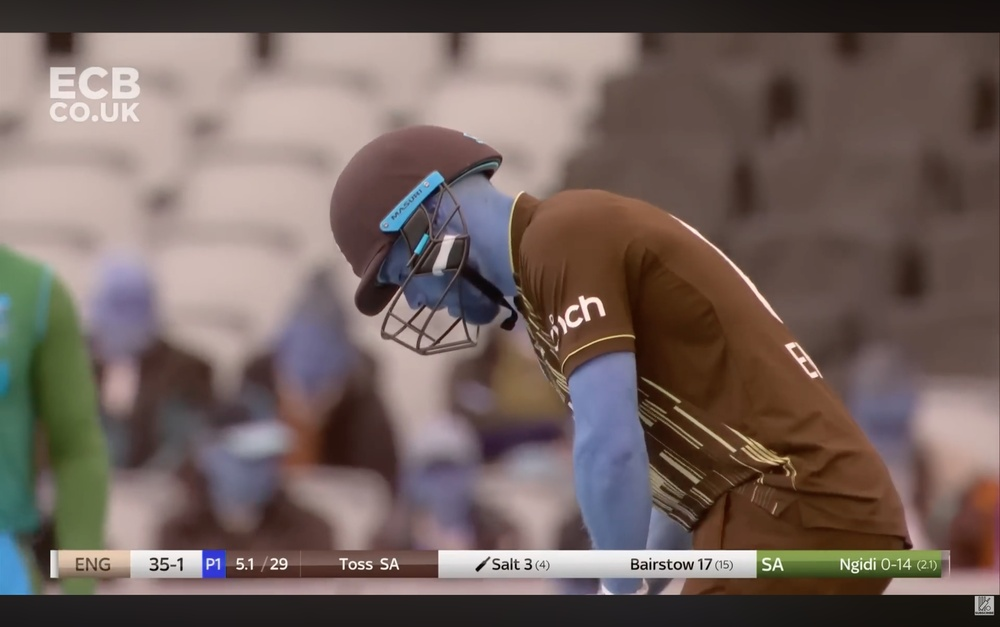
#> input picture files/debug_raw.jpg, 1000 x 627 px, shrunk from 4112 x 2580 before the run
$ python -i audit_pitch_perspective.py   (imports and definitions only)
#> lines starting #> are read from the running program, lines starting #| are printed output that depends on the picture; after the words box and inside, x2 and y2 are one past the last pixel; in counts of white or black regions, pixels touching at a corner belong together
"""Geometric pitch-perspective detector.

Tests the user's described structural signature of a bowler's-end frame
without any VLM:

  * Brown pitch strip running vertically through the centre of the frame
  * Strip spans most of the vertical extent (top to near-bottom)
  * Strip is wider at the bottom than at the top (perspective foreshortening)

This combination is unique to bowler's-end views.  Aerial views see the
pitch horizontally; closeups see only a fragment; post_shot may see
partial pitch with humans crossing it; replays from above lack the
perspective trapezoid.

All math is done on the brown HSV mask only; total cost ~1-2 ms/frame.

Tested on the same 60-frame audit_v1 set so it's directly comparable to
the Moondream and Scout audits.
"""
from __future__ import annotations
import json
import time
from collections import defaultdict
from pathlib import Path

import cv2
import numpy as np

ROOT = Path(__file__).parent
AUDIT = ROOT / "audit_v1"

# Pitch can be brown (dry-old) or white-cream (hard-new IPL late season).
# Common signature: low-saturation AND brighter than the surrounding
# green outfield.  We also accept the brown-orange family.
# HSV in OpenCV: H in [0,179], S in [0,255], V in [0,255]


def pitch_mask(bgr: np.ndarray) -> np.ndarray:
    hsv = cv2.cvtColor(bgr, cv2.COLOR_BGR2HSV)
    # Achromatic-bright (white/cream/grey pitch).
    achromatic = cv2.inRange(hsv, (0, 0, 110), (179, 70, 255))
    # Warm-tan family (dry brown pitch).
    tan = cv2.inRange(hsv, (5, 30, 80), (30, 200, 230))
    return cv2.bitwise_or(achromatic, tan)


_GREEN_LO = (35, 35, 30)
_GREEN_HI = (90, 255, 255)


def green_mask(bgr: np.ndarray) -> np.ndarray:
    hsv = cv2.cvtColor(bgr, cv2.COLOR_BGR2HSV)
    return cv2.inRange(hsv, _GREEN_LO, _GREEN_HI)


def measure_pitch(bgr: np.ndarray) -> dict:
    """Compute pitch-shape features for a single frame.

    Only the central 30% horizontal band and the central 70% vertical
    band are inspected, so the scoreboard chrome (bottom 18%), sponsor
    boards / browser chrome (top 12%), and side ads do NOT contaminate
    the pitch signal.

    A pitch row is defined as: in the central band, mostly pitch-coloured
    (achromatic + tan) AND flanked by green on at least one side OR
    visibly low-saturation high-value (cream pitch).
    """
    h, w = bgr.shape[:2]
    pmask = pitch_mask(bgr)
    gmask = green_mask(bgr)

    # Restrict to inside-of-broadcast region (skip top/bottom UI bands).
    y_lo, y_hi = int(h * 0.12), int(h * 0.82)
    cx_lo, cx_hi = int(w * 0.30), int(w * 0.70)

    central_pitch = pmask[y_lo:y_hi, cx_lo:cx_hi]
    central_h, central_w = central_pitch.shape
    if central_w == 0 or central_h == 0:
        return {"valid": False, "reason": "empty_central"}

    # Side bands for green-flanking check (left & right of central).
    side_w = max(1, int(w * 0.10))
    left_band = gmask[y_lo:y_hi, max(0, cx_lo - side_w):cx_lo]
    right_band = gmask[y_lo:y_hi, cx_hi:min(w, cx_hi + side_w)]
    left_green_per_row = (left_band > 0).mean(axis=1) if left_band.size else \
        np.zeros(central_h)
    right_green_per_row = (right_band > 0).mean(axis=1) if right_band.size else \
        np.zeros(central_h)
    flanked = ((left_green_per_row > 0.4) | (right_green_per_row > 0.4))

    pitch_per_row = (central_pitch > 0).mean(axis=1)

    # A row is "pitch" if it has high pitch-pixel density AND is flanked
    # by green on at least one side (excludes scoreboard, sponsor boards,
    # uniform crowd shots etc.)
    is_pitch_row = (pitch_per_row > 0.40) & flanked
    pitch_rows = np.where(is_pitch_row)[0]
    if pitch_rows.size < 5:
        return {"valid": False, "reason": "no_pitch_rows",
                "n_rows": int(pitch_rows.size)}

    y_top = (pitch_rows[0] + y_lo) / h
    y_bot = (pitch_rows[-1] + y_lo) / h
    vspan = y_bot - y_top
    n_pitch = int(pitch_rows.size)
    pitch_density = float(n_pitch / central_h)

    # Centroid drift inside central band (pitch column should be steady).
    cols = np.arange(central_w)
    sums = (central_pitch > 0).sum(axis=1)
    safe = np.where(sums > 0, sums, 1)
    centroids = ((central_pitch > 0) * cols).sum(axis=1) / safe
    centroid_norm = centroids / central_w
    centroid_drift = float(np.std(centroid_norm[pitch_rows]))

    # Pitch density on the side bands (delivery view = pitch flanked by
    # outfield, NOT pitch dominating the whole frame).
    side_pitch = float(((pmask[y_lo:y_hi, max(0, cx_lo - side_w):cx_lo] > 0).mean() +
                        (pmask[y_lo:y_hi, cx_hi:min(w, cx_hi + side_w)] > 0).mean()) / 2)

    return {
        "valid": True,
        "y_top": float(y_top),
        "y_bot": float(y_bot),
        "vspan": float(vspan),
        "n_pitch_rows": n_pitch,
        "pitch_density": pitch_density,
        "centroid_drift": centroid_drift,
        "side_pitch": side_pitch,
    }


# [78 lines left out: functions gate, main, not called in this run]


# [2 lines not run here, left out]

>>> import cv2
>>> picture = cv2.imread('debug_raw.jpg')
#> picture is the input picture: shape (627, 1000, 3); mean B, G, R 94.2, 99.3, 115.1
>>> result = measure_pitch(picture)
#> in pitch_mask, `hsv = cv2.cvtColor(bgr, cv2.COLOR_BGR2HSV)`: hsv: shape (627, 1000, 3); mean H, S, V 36.7, 70, 118.8
#> in pitch_mask, `achromatic = cv2.inRange(hsv, (0, 0, 110), (179, 70, 255))`:
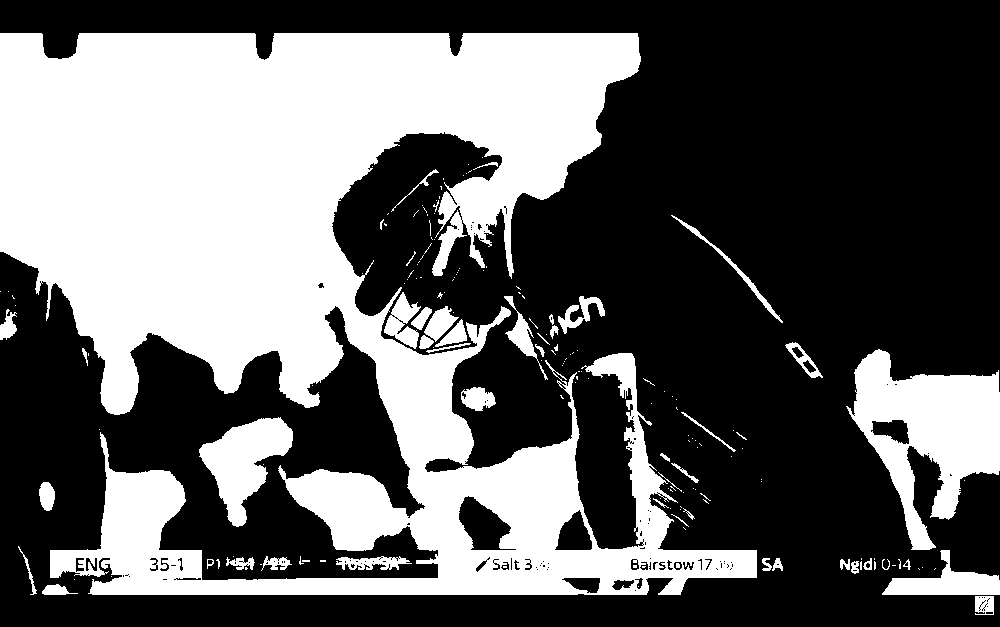
#> achromatic: shape (627, 1000); 38.4% white; 175 white regions (127 under 20 px), largest, box (x1, y1, x2, y2) and area: (0, 33, 757, 595) 208350, (846, 349, 1000, 550) 15131, (199, 417, 293, 527) 5084
#> in pitch_mask, `tan = cv2.inRange(hsv, (5, 30, 80), (30, 200, 230))`:
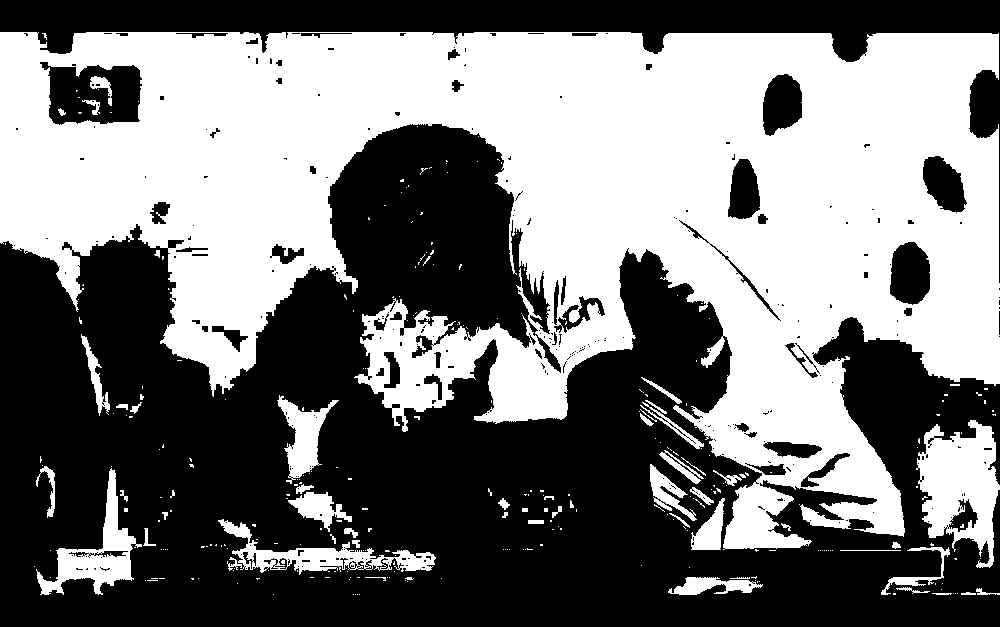
#> tan: shape (627, 1000); 47.4% white; 303 white regions (248 under 20 px), largest, box (x1, y1, x2, y2) and area: (0, 32, 1000, 550) 270934, (916, 420, 1000, 568) 7303, (36, 468, 142, 595) 3725
#> in pitch_mask, `return cv2.bitwise_or(achromatic, tan)`:
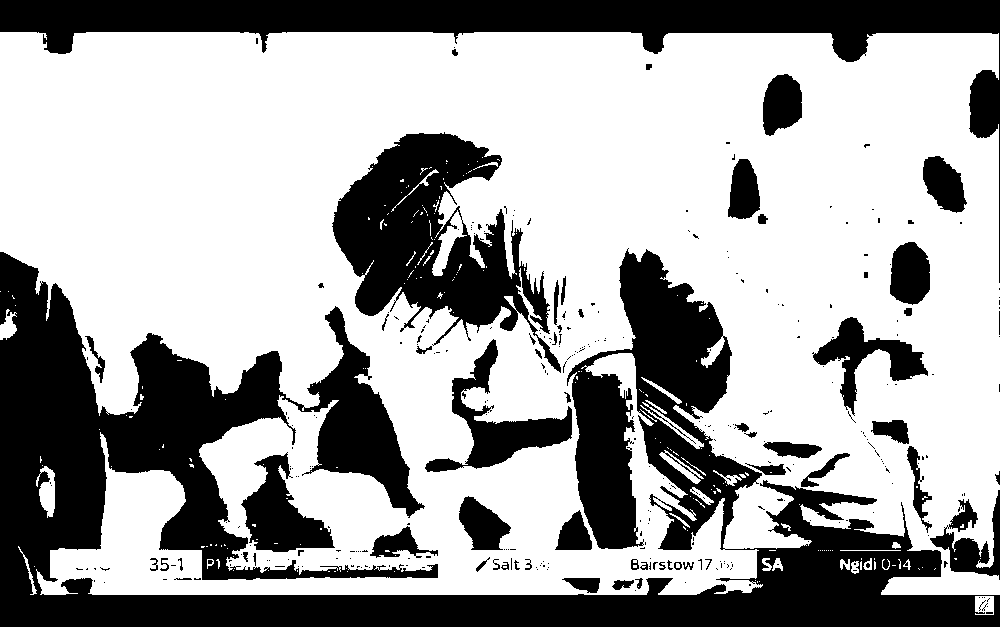
#> returned value: shape (627, 1000); 64.7% white; 335 black regions (272 under 20 px), largest, box (x1, y1, x2, y2) and area: (0, 248, 1000, 627) 128811, (0, 0, 1000, 283) 36448, (332, 132, 561, 373) 23981
#> in green_mask, `return cv2.inRange(hsv, _GREEN_LO, _GREEN_HI)`:
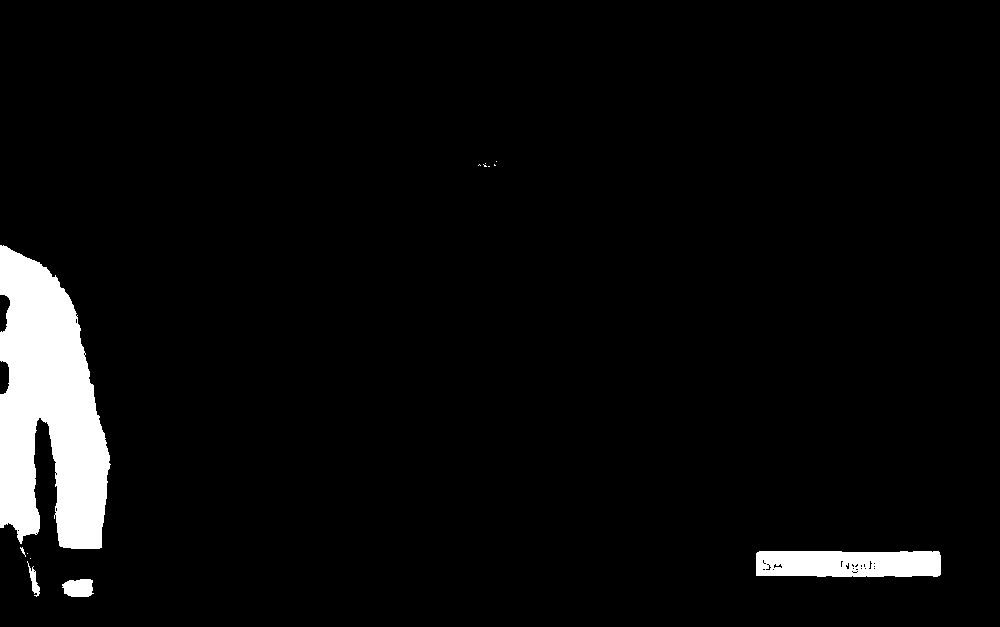
#> returned value: shape (627, 1000); 4.5% white; 13 white regions (8 under 20 px), largest, box (x1, y1, x2, y2) and area: (0, 245, 111, 549) 22924, (756, 551, 941, 577) 4541, (62, 579, 94, 597) 474, (27, 561, 40, 597) 169, (20, 547, 26, 557) 21
#> in measure_pitch, `central_pitch = pmask[y_lo:y_hi, cx_lo:cx_hi]`:
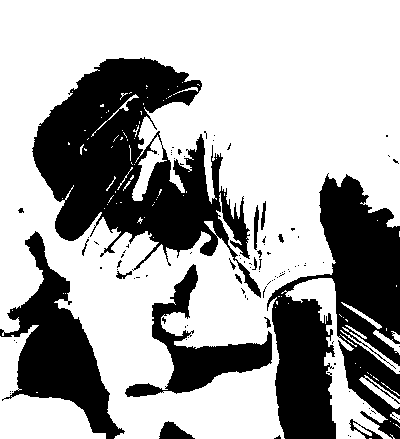
#> central_pitch: shape (439, 400); 65.7% white; 101 black regions (84 under 20 px), largest, box (x1, y1, x2, y2) and area: (32, 57, 261, 298) 23981, (267, 173, 400, 439) 20391, (0, 231, 125, 439) 9270
#> in measure_pitch, `left_band = gmask[y_lo:y_hi, max(0, cx_lo - side_w):cx_lo]`: left_band: shape (439, 100); every value is 0
#> in measure_pitch, `left_green_per_row = (left_band > 0).mean(axis=1) if left_band.size el..`: left_green_per_row = 439 values from 0 to 0
#> in measure_pitch, `pitch_per_row = (central_pitch > 0).mean(axis=1)`: pitch_per_row = 439 values, max 1 at index 0, min 0.305 at index 351, mean 0.657
#> in measure_pitch, `pitch_rows = np.where(is_pitch_row)[0]`: pitch_rows = empty array
#> result = {'valid': False, 'reason': 'no_pitch_rows', 'n_rows': 0}
